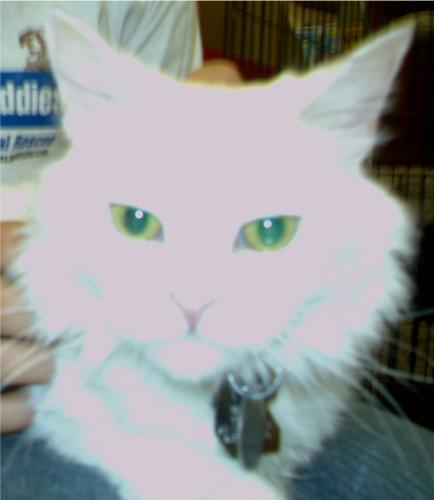
#> input picture datos/gatos/1107.jpg, 434 x 500 px; its folder holds only this picture in this run
$ python main.py
#> lines starting #> are read from the running program, lines starting #| are printed output that depends on the picture
### src/preprocesamiento.py
import cv2
import os

def preprocesar_imagen(ruta):
 """
 Lee una imagen y aplica las primeras etapas del pipeline:
 - Escala de grises
 - Blur
 - Detección de bordes
 - Redimensionado
 """
#> called with ruta = '../datos/gatos/1107.jpg'

 #Se comprueba si la ruta existe
 if not os.path.exists(ruta):
    print(f"⚠️ Archivo no encontrado: {ruta}")
    return None

 #Lee la imagen desde disco y devuelve un array de NumPy
 #con los valores de los pixeles
 img = cv2.imread(ruta)
#> img is the input picture: shape (500, 434, 3); mean B, G, R 156.7, 156.4, 153

 #Comprueba que el archivo sea válido
 if img is None:
    print(f"⚠️ Imagen corrupta o no válida: {ruta}")
    return None

 #Convierte la imagen a escala de grises, reduciendo información redundante de color.
 #Esto simplifica el análisis y reduce el tamaño de los datos.
 gris = cv2.cvtColor(img, cv2.COLOR_BGR2GRAY)
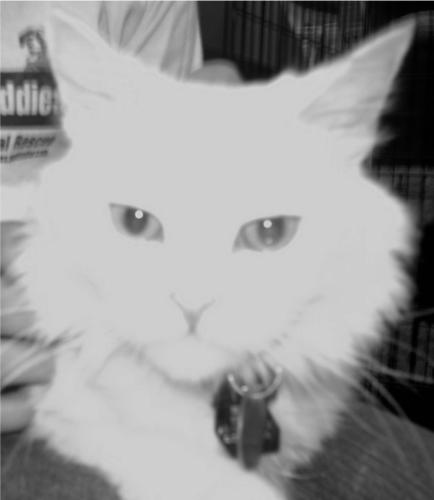
#> gris: shape (500, 434); min 0, max 229, mean 155.5

 #Redimensiona la imagen a 64x64 píxeles
 resized = cv2.resize(gris, (64, 64))
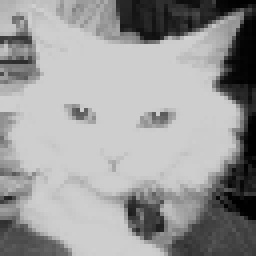
#> resized: shape (64, 64) (shown 4 times larger); min 0, max 208, mean 155.2

 return resized #Devuelve la imagen preprocesada

### src/caracteristicas.py
from skimage.feature import hog

def extraer_hog(imagen):
 """
 Extrae características HOG a partir de una imagen procesada.
 """

 caracteristicas = hog(imagen,
 pixels_per_cell=(4, 4), #tamaño de cada celda, 8x8
 cells_per_block=(2, 2), #cantidad de celdas que forman un bloque
 transform_sqrt=True, #ayuda con las variaciones de iluminación
 feature_vector=True #devuelve un vector plano listo para ML
 )
#> caracteristicas = 8100 values, max 1 at index 2268, min 0 at index 5, mean 0.0954

 #Devuelve un array NumPy que representa la imagen en términos de HOG.
 return caracteristicas

### src/modelo.py
import numpy as np
from sklearn.svm import SVC
from sklearn.model_selection import train_test_split

def entrenar_modelo(X, y):
 """
 Separa los datos y entrena un clasificador SVM.
 """
 X_train, X_test, y_train, y_test = train_test_split(
 X, y, test_size=0.3, random_state=42
 )

 modelo = SVC(kernel='linear')
 modelo.fit(X_train, y_train)

 return modelo, X_test, y_test

### src/main.py
import os
import numpy as np

from preprocesamiento import preprocesar_imagen
from caracteristicas import extraer_hog
from modelo import entrenar_modelo
from evaluacion import evaluar_modelo

X = [] #Lista que guardará los vectores de caract. HOG
y = [] #Lista que guardará las etiquetas de clase

#Este fragmento de código se encarga de recorrer todas las imagenes
#de tornillos y tuercas, convertir cada imagen en números y guardar
#esos números en X y su clase en Y
for etiqueta, clase in enumerate(["gatos", "perros"]):
 carpeta = f"../datos/{clase}"
 for archivo in os.listdir(carpeta):
    ruta = os.path.join(carpeta, archivo)

    img_proc = preprocesar_imagen(ruta)
    if img_proc is not None:
        feat = extraer_hog(img_proc)
#> feat has the same summary as caracteristicas in extraer_hog
        X.append(feat)
        y.append(etiqueta)
#> pass 2 of the loop `for etiqueta, clase in enumerate(["gatos", "perros"]):`:
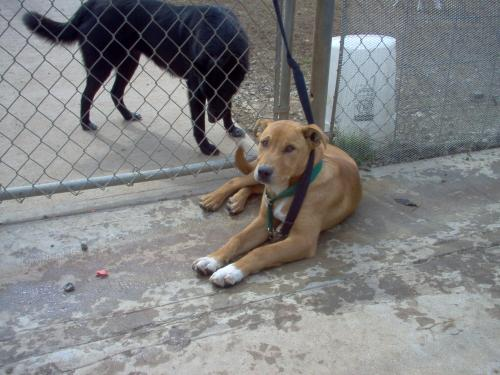
#> input picture datos/perros/110.jpg, 500 x 375 px
#> in preprocesar_imagen, img is the input picture: shape (375, 500, 3); mean B, G, R 130.5, 129.7, 129.2
#> in preprocesar_imagen (call 2), `gris = cv2.cvtColor(img, cv2.COLOR_BGR2GRAY)`:
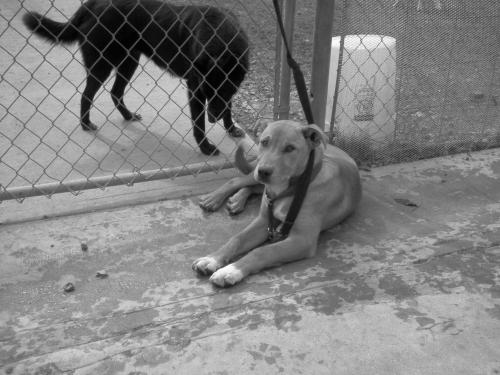
#> gris: shape (375, 500); min 1, max 254, mean 129.7
#> in preprocesar_imagen (call 2), `resized = cv2.resize(gris, (64, 64))`:
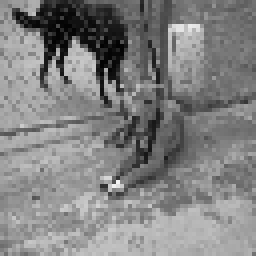
#> resized: shape (64, 64) (shown 4 times larger); min 2, max 244, mean 129.6
#> feat = 8100 values, max 0.381 at index 547, min 0 at index 1, mean 0.129

#Convertir las listas en arrays de NumPy
X = np.array(X)
y = np.array(y)

# Entrenar modelo
modelo, X_test, y_test = entrenar_modelo(X, y)
#> in entrenar_modelo, `X_train, X_test, y_train, y_test = train_test_split( X, y, test_size=0..`: y_train = [0]; y_test = [1]
#> (the run stopped early here; a loop or call above may not have finished)
